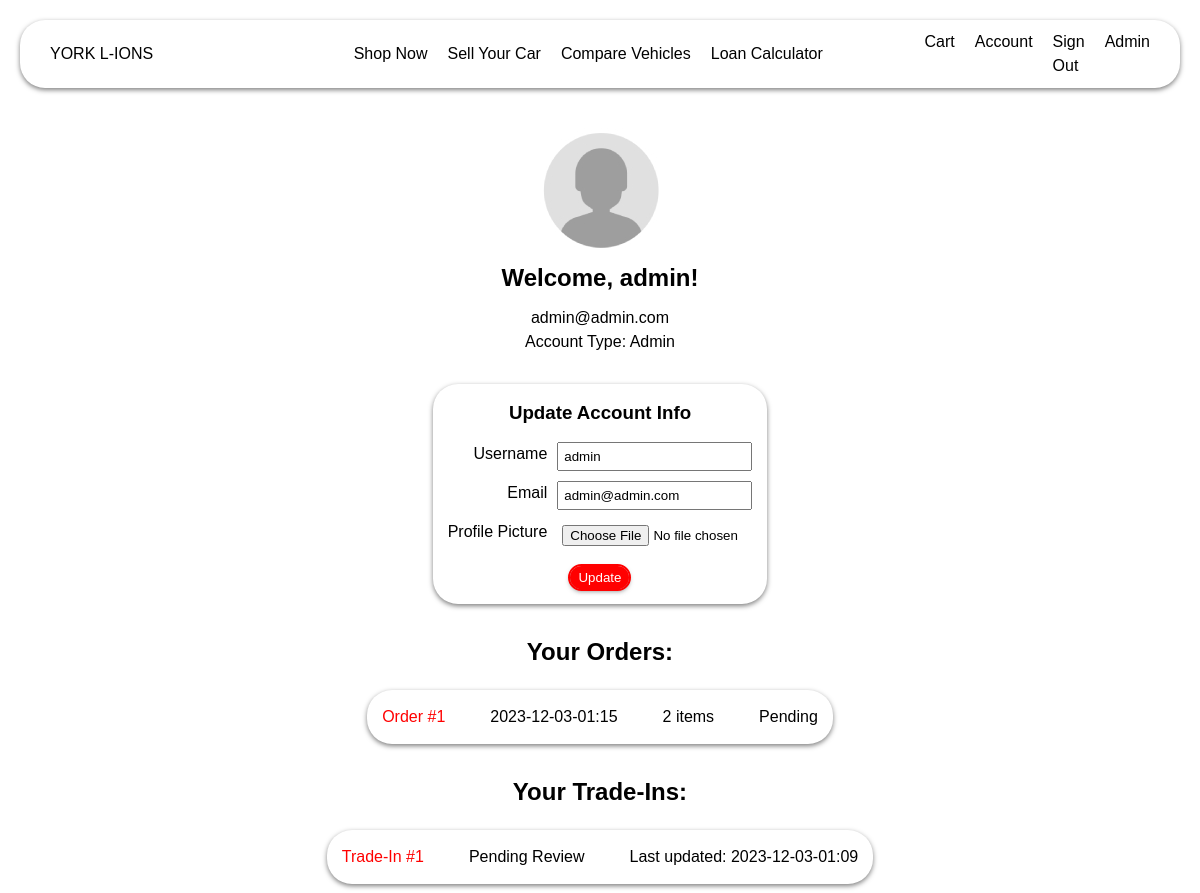
Before: /account (signed in) with the older database file.
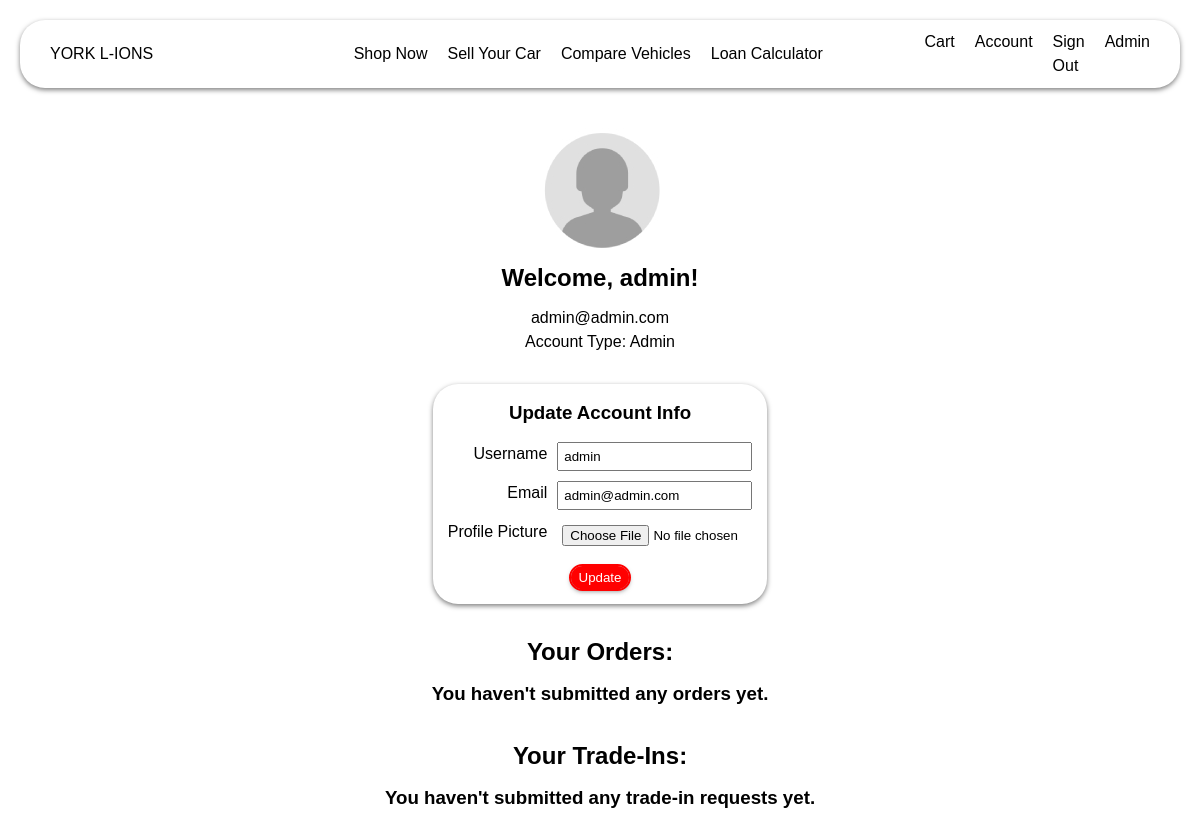
After: the same page with the newer database file.
### yorklions/models/user.py (models this page shows)
class User(db.Model, UserMixin):
    __tablename__ = "users"
    id: Mapped[int] = mapped_column(Integer, primary_key=True)
    username: Mapped[str] = mapped_column(String, unique=True, nullable=False)
    email: Mapped[str] = mapped_column(String, unique=True, nullable=False)
    password: Mapped[str] = mapped_column(String, nullable=False)
    is_admin: Mapped[bool] = mapped_column(Boolean, default=False)
    is_guest: Mapped[bool] = mapped_column(Boolean, default=False)
    image_file: Mapped[str] = mapped_column(String, nullable=False, default="default.jpg")
    address_id: Mapped[int] = mapped_column(Integer, ForeignKey('addresses.id'), nullable=True)
    address: Mapped["Address"] = relationship("Address", back_populates="user")
    trade_ins = relationship('TradeIn', backref='user', lazy=True)
    orders: Mapped[List['PurchaseOrder']] = relationship('PurchaseOrder', back_populates='user')

### yorklions/models/po.py (models this page shows, shortened)
class PurchaseOrder(db.Model):
    __tablename__ = "purchaseorders"
    id: Mapped[int] = mapped_column(Integer, primary_key=True)
    user_id: Mapped[int] = mapped_column(Integer, ForeignKey('users.id'), nullable=True)
    fname: Mapped[str] = mapped_column(String, nullable=False)
    lname: Mapped[str] = mapped_column(String, nullable=False)
    status: Mapped[str] = mapped_column(String, nullable=False, default="Pending")
    address_id: Mapped[int] = mapped_column(ForeignKey("addresses.id"), nullable=False)
    vehicles: Mapped[List['Vehicle']] = relationship('Vehicle', back_populates='purchase_order')
    cc_type: Mapped[str] = mapped_column(String, nullable=False)
    cc_last_4_digits: Mapped[str] = mapped_column(String, nullable=False)
    date_created: Mapped[str] = mapped_column(String, nullable=False)
    latest_update: Mapped[str] = mapped_column(String, nullable=False)
    user: Mapped['User'] = relationship('User', back_populates='orders')
    latest_update: Mapped[str] = mapped_column(String, nullable=False)
    latest_update: Mapped[str] = mapped_column(String, nullable=False)

### yorklions/models/trade_in.py (models this page shows)
class TradeIn(db.Model):
    __tablename__ = "trade_ins"
    id: Mapped[int] = mapped_column(Integer, primary_key=True, nullable=False)
    user_id: Mapped[int] = mapped_column(Integer, ForeignKey('users.id'), nullable=False)
    vehicle_id: Mapped[int] = mapped_column(ForeignKey("vehicles.id"))
    status: Mapped[float] = mapped_column(String, primary_key=False, default="Pending Review")
    quote: Mapped[float] = mapped_column(Float, primary_key=False)
    accidents: Mapped[str] = mapped_column(String, nullable=False)
    details: Mapped[str] = mapped_column(String, nullable=False)
    date_updated: Mapped[str] = mapped_column(String, nullable=False)

### yorklions/routes/auth.py (the view)
@auth.route("/account", methods=["POST", "GET"])
@login_required  # decorators, yum
def account():
    form = UpdateAccountForm()
    if form.validate_on_submit():
        if form.profile_pic.data:
            pic_file = save_picture(form.profile_pic.data)
            remove_old_picture(current_user.image_file)
            current_user.image_file = pic_file
        current_user.username = form.username.data
        current_user.email = form.email.data
        db.session.commit()
        flash("Account updated!", "success")
        return redirect(url_for("auth.account"))
    elif request.method == "GET":  # populate form with current user info on
        form.username.data = current_user.username
        form.email.data = current_user.email
    image_file = url_for("static", filename="account/" + current_user.image_file)
    return render_template(
            "account.html", title="Account", image_file=image_file, form=form
            )

### yorklions/forms.py (shortened to what this page needs)
class UpdateAccountForm(FlaskForm):
    username = StringField(
        "Username", validators=[DataRequired(), Length(min=2, max=20)]
    )
    email = StringField("Email", validators=[DataRequired(), Email()])
    profile_pic = FileField(
        "Profile Picture", validators=[FileAllowed(["jpg"])] # Only using jpg for now
    )
    submit = SubmitField("Update")

### yorklions/models/user.py (called while the page is built)
@login_manager.user_loader  # login_managers needs to know how to load a user
def load_user(user_id):
    return User.query.get(int(user_id))

### yorklions/templates/account.html (shortened to what this page needs)
{% extends "layout.html" %}
{% block stylesheet %}
    <link rel="stylesheet" href="{{ url_for('static', filename='stylesheets/login.css') }}">
    <link rel="stylesheet" href="{{ url_for('static', filename='stylesheets/account.css') }}">
{% endblock stylesheet %}
{% block content %}
<div class="centred_content_wrapper">
    <div class="account_info">
        <img src="{{ image_file }}" alt="Profile Photo">
        <h2>Welcome, {{ current_user.username }}!</h2>
        <p>{{ current_user.email }}</p>
        <p>Account Type: {{ 'Admin' if current_user.is_admin else 'User' }}</p>
    </div>
    <div class="update_account floating_box">
        <form action="" method="post" enctype="multipart/form-data" novalidate>
            <h3>Update Account Info</h3>
                        <div>
                <div class="form_grid">
                    {{ form.username.label() }}
                    {{ form.username() }}
                </div>
            </div>
            <div>
                <div class="form_grid">
                    {{ form.email.label() }}
                    {{ form.email() }}
                </div>
            </div>
            <div>
                <div class="form_grid">
                    {{ form.profile_pic.label() }}
                    {{ form.profile_pic() }}
                </div>
            </div>
            <div class="wide">
                {{ form.submit(class="button") }}
            </div>
        </form>
    </div>
    <div class="orders">
        <h2>Your Orders:</h2>
        {% if not current_user.orders %}
            <h3>You haven't submitted any orders yet.</h3>
        {% endif %}
        <table>
            {% for order in current_user.orders|reverse %}
            <tr class="floating_box">
                <td class="order_cell"><a href="/order/{{ order.id }}">Order #{{ order.id }}</a></td>
                <td class="order_cell">{{ order.date_created }}</td>
                <td class="order_cell">{{ order.vehicles | count }} item{% if (order.vehicles|count) != 1 %}s{% endif %}</td>
                <td class="order_cell">{{ order.status }}</td>
            </tr>
            {% endfor %}
        </table>
    </div>
    <div class="trade_ins">
        <h2>Your Trade-Ins:</h2>
        {% if not current_user.trade_ins %}
            <h3>You haven't submitted any trade-in requests yet.</h3>
        {% endif %}
        <table>
            {% for trade_in in current_user.trade_ins|reverse %}
            <tr class="floating_box">
                <td class="order_cell"><a href="/trade_in/{{ trade_in.id }}">Trade-In #{{ trade_in.id }}</a></td>
                <td class="order_cell">{{ trade_in.status }}</td>
                <td class="order_cell">Last updated: {{ trade_in.date_updated }}</td>
            </tr>
            {% endfor %}
        </table>
    </div>
</div>
{% endblock content %}

### yorklions/templates/layout.html (shortened to what this page needs)
<!DOCTYPE html>
<html lang="en">
    <head>
        {% block head %}
        <link rel="stylesheet" href="{{ url_for('static', filename='main.css') }}">
        {% endblock head %}
        {% block stylesheet %}
        {% endblock stylesheet %}
    </head>
    <body>
        <div id="wrapper">
            <header>
                {% if header %}
                {% block header %}{% endblock header %}
                {% else %}
                <div class="logo">
                    <a href="/">YORK L-IONS</a>
                </div>
                <nav>
                    <ul>
                        <li><a href="{{ url_for('main.shop') }}">Shop Now</a></li>
                        <li><a href="{{ url_for('main.trade_in') }}">Sell Your Car</a></li>
                        <li><a href="{{ url_for('main.compare_vehicles') }}">Compare Vehicles</a></li>
                        <li><a href="{{ url_for('loancalc.loan_calculator') }}">Loan Calculator</a></li>
                    </ul>
                </nav>
                <ul class="quick_actions">
                    <li><a href="{{ url_for('cart.view') }}">Cart </a></li>
                    {% if current_user.is_authenticated %}
                    <li><a href="{{ url_for('auth.account') }}">Account</a></li>
                    <li><a href="{{ url_for('auth.logout') }}">Sign Out</a></li>
                    {% else %}
                    <li><a href="{{ url_for('auth.login') }}">Sign In</a></li>
                    <li><a href="{{ url_for('auth.register') }}">Register</a></li>
                    {% endif %}
                    {% if current_user.is_authenticated and current_user.is_admin %}
                    <li><a href="{{ url_for('main.admin_dash') }}">Admin</a></li>
                    {% endif %}
                </ul>
                {% endif %}
            </header>
            <div>
                {% block content %}{% endblock content %}
            </div>
        </div>
    </body>
</html>

### yorklions/static/main.css (style rules this page uses)
* { margin: 0; padding: 0; box-sizing: border-box; }
body { font-family: Arial, sans-serif; font-size: 16px; line-height: 1.5; color: black; }
a { text-decoration: none; color: red; }
header a { color: black; }
header { display: grid; grid-template-columns: 0.33fr 1fr 0.33fr; border-radius: 25px; box-shadow: 0px 2px 5px rgba(0, 0, 0, 0.5); padding: 10px; margin: 20px; align-items: center; }
.logo { margin-left: 20px; }
nav { padding: 8px; margin: 4px; }
#wrapper { display: flex; flex-direction: column; justify-content: flex-start; min-height: 100vh; }
.centred_content_wrapper { margin: auto; max-width: 760px; }
ul { list-style-type: none; display: flex; justify-content: center; gap: 20px; }
.quick_actions { justify-content: right; margin-right: 20px; }
.button { padding: 4px 8px; background-color: red; text-align: center; border-radius: 20px; text-decoration: none; border: none; outline: 2px solid red; color: white; cursor: pointer; box-shadow: 0px 2px 5px rgba(0, 0, 0, 0.5); }
.floating_box { border-radius: 25px; box-shadow: 0px 2px 5px rgba(0, 0, 0, 0.5); padding: 15px; margin-bottom: 10px; max-width: 100%; }

### yorklions/static/stylesheets/login.css (style rules this page uses)
.centred_content_wrapper { width: fit-content; }
.form_grid { display: grid; grid-template-columns: auto 195px; gap: 10px 10px; }
input { padding: 5px; width: 100%; margin: 5px 0px; }
label { text-align: right; margin: 5px 0px; }
.wide { display: flex; flex-direction: column; }
.button { margin: 20px auto; width: fit-content; }
.floating_box { margin-top: 20px; }

### yorklions/static/stylesheets/account.css (style rules this page uses)
img { max-width: 128px; }
.centred_content_wrapper { width: fit-content; margin-top: 20px; }
.floating_box { margin: 30px auto; width: fit-content; }
.account_info { text-align: center; }
h2, h3 { text-align: center; margin-bottom: 10px; }
.button { margin: 10px auto 0px auto; }
.trade_ins { margin-top: 20px; }

Changed rows visible on the page:
removed PurchaseOrder: id "1", date_created "2023-12-03-01:15", vehicles|count "2", status "Pending"
removed TradeIn: id "1", status "Pending Review", date_updated "2023-12-03-01:09"
Other visible differences:
text now shown: "You haven't submitted any orders yet. You haven't submitted any trade-in requests yet."
